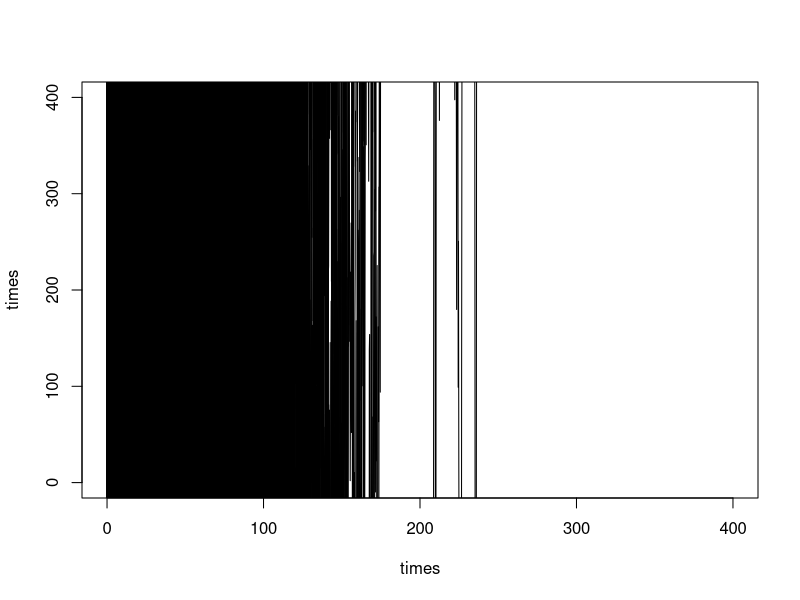
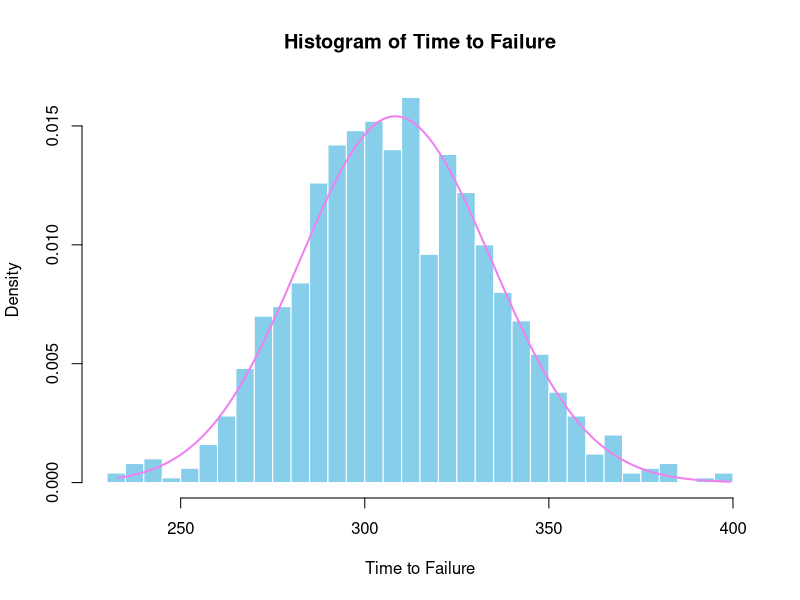

Source code (R) for these figures, in order:
b_true   <- 1.91
a_true  <-  1.25
sigma_B  <- 650        # diffusion coefficient
w        <- 71500    # failure threshold (mm)
t_max    <- 400    # last measurement time (months)
delta    <- 0.2        # sampling interval (months)
times    <- seq(0, t_max, by = delta)
n        <- length(times)
number_of_paths = 1000
plot(x = times,times,type="n")
abline(a= w, b=0)
time_to_failure = numeric(length = length(number_of_paths))
for (i in 1:number_of_paths){
  X_i<- cumsum(rnorm(n, mean = 0, sd = sqrt(delta)))   # scaled BM
  path <- a_true * times^b_true + sigma_B * X_i
  failure_time = times[path>= w][1]
  if (is.na(failure_time)){
    time_to_failure[i] = -1
    next
  }
  time_to_failure[i] =failure_time
  lines(times, path,  type = "l")
  
}


hist(time_to_failure,
     breaks = 40,            
     col = "skyblue",
     border = "white",
     main = "Histogram of Time to Failure",
     xlab = "Time to Failure",
     probability = TRUE)    



fM2 <- function(t, a, b, w, sigmaB) {
  num  <- w - a * t^b * (1 - b)
  den  <- sigmaB * sqrt(2 * pi * t^3)
  expo <- exp( - (w - a * t^b)^2 / (2 * sigmaB^2 * t) )
  return(num / den * expo)
}



tgrid <- seq(min(time_to_failure), max(time_to_failure), length.out = 500)



lines(tgrid, fM2(tgrid, a_true, b_true, w, sigma_B), col = "violet", lwd = 2)
